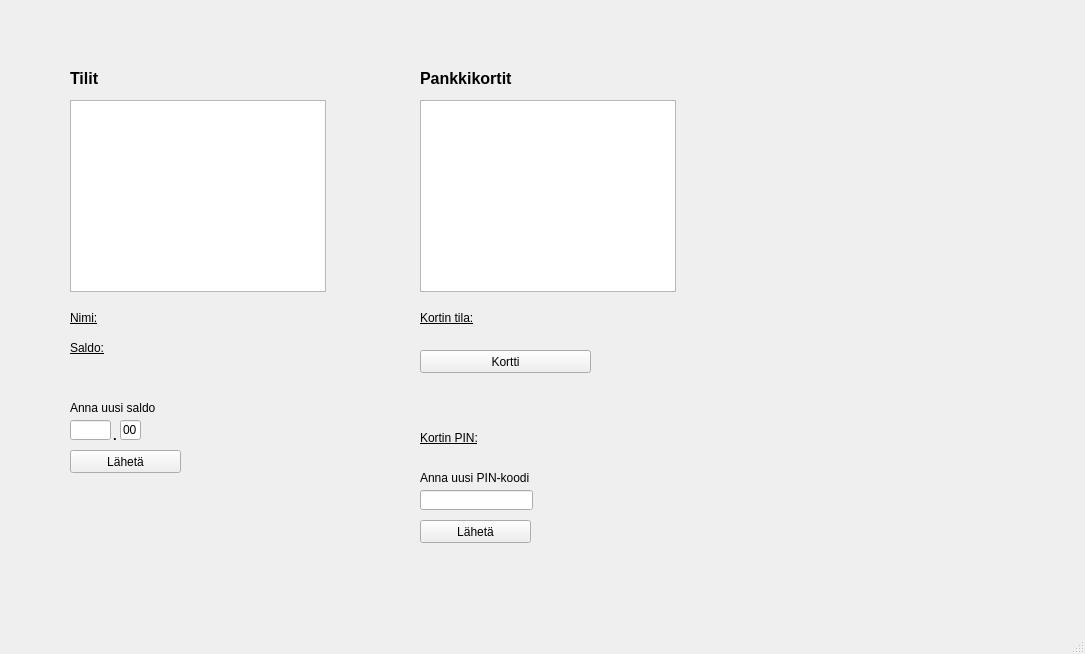
<?xml version="1.0" encoding="UTF-8"?>
<ui version="4.0">
 <class>MainWindow</class>
 <widget class="QMainWindow" name="MainWindow">
  <property name="enabled">
   <bool>true</bool>
  </property>
  <property name="geometry">
   <rect>
    <x>0</x>
    <y>0</y>
    <width>1085</width>
    <height>654</height>
   </rect>
  </property>
  <property name="font">
   <font>
    <family>Arial</family>
   </font>
  </property>
  <property name="windowTitle">
   <string>MainWindow</string>
  </property>
  <widget class="QWidget" name="centralWidget">
   <widget class="QListView" name="listViewAccounts">
    <property name="enabled">
     <bool>true</bool>
    </property>
    <property name="geometry">
     <rect>
      <x>70</x>
      <y>100</y>
      <width>256</width>
      <height>192</height>
     </rect>
    </property>
    <property name="editTriggers">
     <set>QAbstractItemView::NoEditTriggers</set>
    </property>
   </widget>
   <widget class="QListView" name="listViewBankcards">
    <property name="geometry">
     <rect>
      <x>420</x>
      <y>100</y>
      <width>256</width>
      <height>192</height>
     </rect>
    </property>
    <property name="editTriggers">
     <set>QAbstractItemView::NoEditTriggers</set>
    </property>
   </widget>
   <widget class="QLabel" name="label_1">
    <property name="geometry">
     <rect>
      <x>70</x>
      <y>310</y>
      <width>41</width>
      <height>16</height>
     </rect>
    </property>
    <property name="font">
     <font>
      <underline>true</underline>
     </font>
    </property>
    <property name="text">
     <string>Nimi:</string>
    </property>
   </widget>
   <widget class="QLabel" name="labelCustomerName">
    <property name="geometry">
     <rect>
      <x>120</x>
      <y>310</y>
      <width>171</width>
      <height>16</height>
     </rect>
    </property>
    <property name="text">
     <string/>
    </property>
   </widget>
   <widget class="QLabel" name="labelAccount">
    <property name="geometry">
     <rect>
      <x>70</x>
      <y>70</y>
      <width>161</width>
      <height>16</height>
     </rect>
    </property>
    <property name="font">
     <font>
      <pointsize>12</pointsize>
      <weight>75</weight>
      <bold>true</bold>
     </font>
    </property>
    <property name="text">
     <string>Tilit</string>
    </property>
   </widget>
   <widget class="QLabel" name="labelBankcard">
    <property name="geometry">
     <rect>
      <x>420</x>
      <y>70</y>
      <width>161</width>
      <height>16</height>
     </rect>
    </property>
    <property name="font">
     <font>
      <pointsize>12</pointsize>
      <weight>75</weight>
      <bold>true</bold>
     </font>
    </property>
    <property name="text">
     <string>Pankkikortit</string>
    </property>
   </widget>
   <widget class="QLabel" name="label_2">
    <property name="geometry">
     <rect>
      <x>70</x>
      <y>340</y>
      <width>41</width>
      <height>16</height>
     </rect>
    </property>
    <property name="font">
     <font>
      <underline>true</underline>
     </font>
    </property>
    <property name="text">
     <string>Saldo:</string>
    </property>
   </widget>
   <widget class="QLabel" name="labelCustomerBalance">
    <property name="geometry">
     <rect>
      <x>120</x>
      <y>340</y>
      <width>171</width>
      <height>16</height>
     </rect>
    </property>
    <property name="text">
     <string/>
    </property>
   </widget>
   <widget class="QLabel" name="label_3">
    <property name="geometry">
     <rect>
      <x>420</x>
      <y>310</y>
      <width>71</width>
      <height>16</height>
     </rect>
    </property>
    <property name="font">
     <font>
      <underline>true</underline>
     </font>
    </property>
    <property name="text">
     <string>Kortin tila:</string>
    </property>
   </widget>
   <widget class="QLabel" name="labelCardStatus">
    <property name="geometry">
     <rect>
      <x>480</x>
      <y>310</y>
      <width>171</width>
      <height>16</height>
     </rect>
    </property>
    <property name="text">
     <string/>
    </property>
   </widget>
   <widget class="QPushButton" name="buttonCardStatus">
    <property name="geometry">
     <rect>
      <x>420</x>
      <y>350</y>
      <width>171</width>
      <height>23</height>
     </rect>
    </property>
    <property name="text">
     <string>Kortti</string>
    </property>
   </widget>
   <widget class="QLineEdit" name="lineNewBalance">
    <property name="geometry">
     <rect>
      <x>70</x>
      <y>420</y>
      <width>41</width>
      <height>20</height>
     </rect>
    </property>
    <property name="inputMask">
     <string/>
    </property>
    <property name="text">
     <string/>
    </property>
   </widget>
   <widget class="QPushButton" name="buttonNewBalance">
    <property name="geometry">
     <rect>
      <x>70</x>
      <y>450</y>
      <width>111</width>
      <height>23</height>
     </rect>
    </property>
    <property name="text">
     <string>Lähetä</string>
    </property>
   </widget>
   <widget class="QLabel" name="label_4">
    <property name="geometry">
     <rect>
      <x>70</x>
      <y>400</y>
      <width>111</width>
      <height>16</height>
     </rect>
    </property>
    <property name="text">
     <string>Anna uusi saldo</string>
    </property>
   </widget>
   <widget class="QLabel" name="labelErrorText">
    <property name="geometry">
     <rect>
      <x>70</x>
      <y>500</y>
      <width>281</width>
      <height>16</height>
     </rect>
    </property>
    <property name="text">
     <string/>
    </property>
   </widget>
   <widget class="QLabel" name="label_5">
    <property name="geometry">
     <rect>
      <x>420</x>
      <y>430</y>
      <width>61</width>
      <height>16</height>
     </rect>
    </property>
    <property name="font">
     <font>
      <underline>true</underline>
     </font>
    </property>
    <property name="text">
     <string>Kortin PIN:</string>
    </property>
   </widget>
   <widget class="QLabel" name="labelCardPin">
    <property name="geometry">
     <rect>
      <x>490</x>
      <y>430</y>
      <width>171</width>
      <height>16</height>
     </rect>
    </property>
    <property name="text">
     <string/>
    </property>
   </widget>
   <widget class="QLineEdit" name="lineNewPin">
    <property name="geometry">
     <rect>
      <x>420</x>
      <y>490</y>
      <width>113</width>
      <height>20</height>
     </rect>
    </property>
    <property name="inputMask">
     <string/>
    </property>
   </widget>
   <widget class="QLabel" name="label_6">
    <property name="geometry">
     <rect>
      <x>420</x>
      <y>470</y>
      <width>131</width>
      <height>16</height>
     </rect>
    </property>
    <property name="text">
     <string>Anna uusi PIN-koodi</string>
    </property>
   </widget>
   <widget class="QPushButton" name="buttonNewPin">
    <property name="geometry">
     <rect>
      <x>420</x>
      <y>520</y>
      <width>111</width>
      <height>23</height>
     </rect>
    </property>
    <property name="text">
     <string>Lähetä</string>
    </property>
   </widget>
   <widget class="QLabel" name="labelErrorText_2">
    <property name="geometry">
     <rect>
      <x>420</x>
      <y>560</y>
      <width>281</width>
      <height>16</height>
     </rect>
    </property>
    <property name="text">
     <string/>
    </property>
   </widget>
   <widget class="QLineEdit" name="lineNewBalance_2">
    <property name="geometry">
     <rect>
      <x>120</x>
      <y>420</y>
      <width>21</width>
      <height>20</height>
     </rect>
    </property>
    <property name="inputMask">
     <string/>
    </property>
    <property name="text">
     <string>00</string>
    </property>
   </widget>
   <widget class="QLabel" name="labelDot">
    <property name="enabled">
     <bool>true</bool>
    </property>
    <property name="geometry">
     <rect>
      <x>110</x>
      <y>430</y>
      <width>10</width>
      <height>10</height>
     </rect>
    </property>
    <property name="font">
     <font>
      <pointsize>10</pointsize>
      <weight>75</weight>
      <bold>true</bold>
     </font>
    </property>
    <property name="text">
     <string>.</string>
    </property>
    <property name="alignment">
     <set>Qt::AlignCenter</set>
    </property>
   </widget>
  </widget>
  <widget class="QStatusBar" name="statusBar"/>
 </widget>
 <layoutdefault spacing="6" margin="11"/>
 <resources/>
 <connections/>
</ui>
